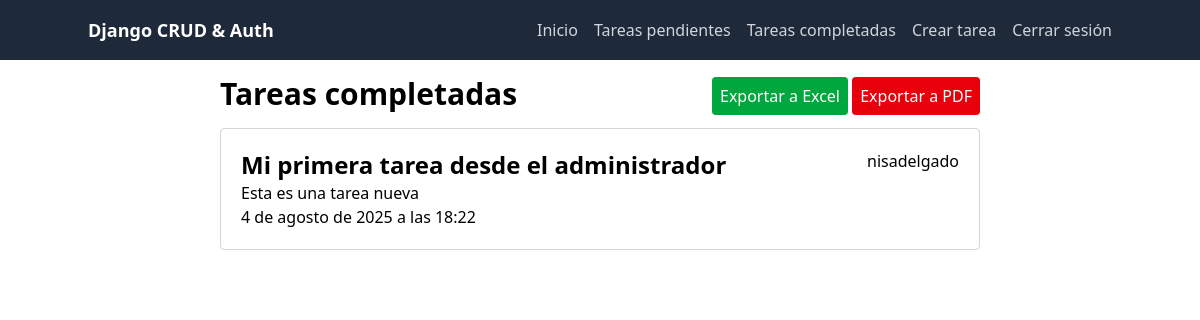
Before: /tasks/completed/ (signed in) with the older database file.
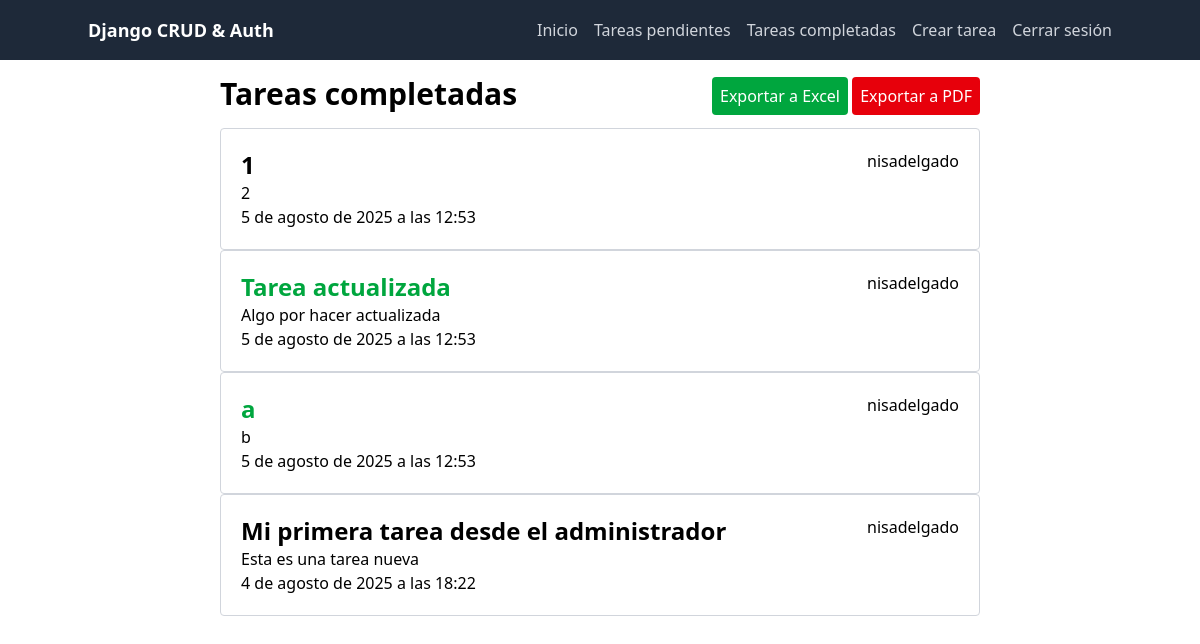
After: the same page with the newer database file.
### tasks/models.py (models this page shows, shortened)
class Task(models.Model):
    title = models.CharField(max_length=100)
    description = models.TextField(blank=True)
    created = models.DateTimeField(auto_now_add=True)
    completed = models.DateTimeField(null=True, blank=True)
    important = models.BooleanField(default=False)
    user = models.ForeignKey(User, on_delete=models.CASCADE)

### tasks/views.py (the view)
# urls.py: path('tasks/completed/', views.completed, name='completed'),
@login_required
def completed(request):
    tasks = Task.objects.filter(
            user=request.user,
            completed__isnull=False
        ).order_by('-completed')
    return render(request, 'tasks/index.html', {
        'tasks': tasks,
        'title': 'Tareas completadas',
    })

### tasks/templates/tasks/index.html
{% extends 'template.html' %}
{% block content %}
    <div class="grid grid-cols-6">
        <div class="col-start-2 col-span-4">
            <div class="flex justify-between">
                <div>
                    <h1 class="text-3xl font-bold mb-4 mt-4 mx-5">{{ title }}</h1>
                </div>
                <div class="mt-6 mx-5">
                    <a href="/tasks/excel" class="rounded p-2 bg-green-600 text-white">Exportar a Excel</a>
                    <a href="/tasks/pdf" class="rounded p-2 bg-red-600 text-white">Exportar a PDF</a>
                </div>
            </div>
            <div>
                {% for task in tasks %}
                    <a
                        href="{% url 'show' task.id %}"
                        class="block border border-gray-300 rounded mx-5 p-5"
                    >
                        <div class="flex justify-between">
                            {% if task.important %}
                                <p class="font-bold text-2xl text-green-600">{{ task.title }}</p>
                            {% else %}
                                <p class="font-bold text-2xl">{{ task.title }}</p>
                            {% endif %}
                            <p>{{ task.user.username }}</p>
                        </div>
                        <p>{{ task.description }}</p>
                        {% if task.completed %}
                            <p>{{ task.completed }}</p>
                        {% endif %}
                    </a>
                {% endfor %}
            </div>
        </div>
    </div>
{% endblock %}

Changed rows visible on the page:
added Task: title "1", user.username "nisadelgado", description "2", completed "5 de agosto de 2025 a las 12:53"
added Task: title "Tarea actualizada", user.username "nisadelgado", description "Algo por hacer actualizada", completed "5 de agosto de 2025 a las 12:53"
now on this page (row edited): Task: title "a", user.username "nisadelgado", description "b", completed "5 de agosto de 2025 a las 12:53"
